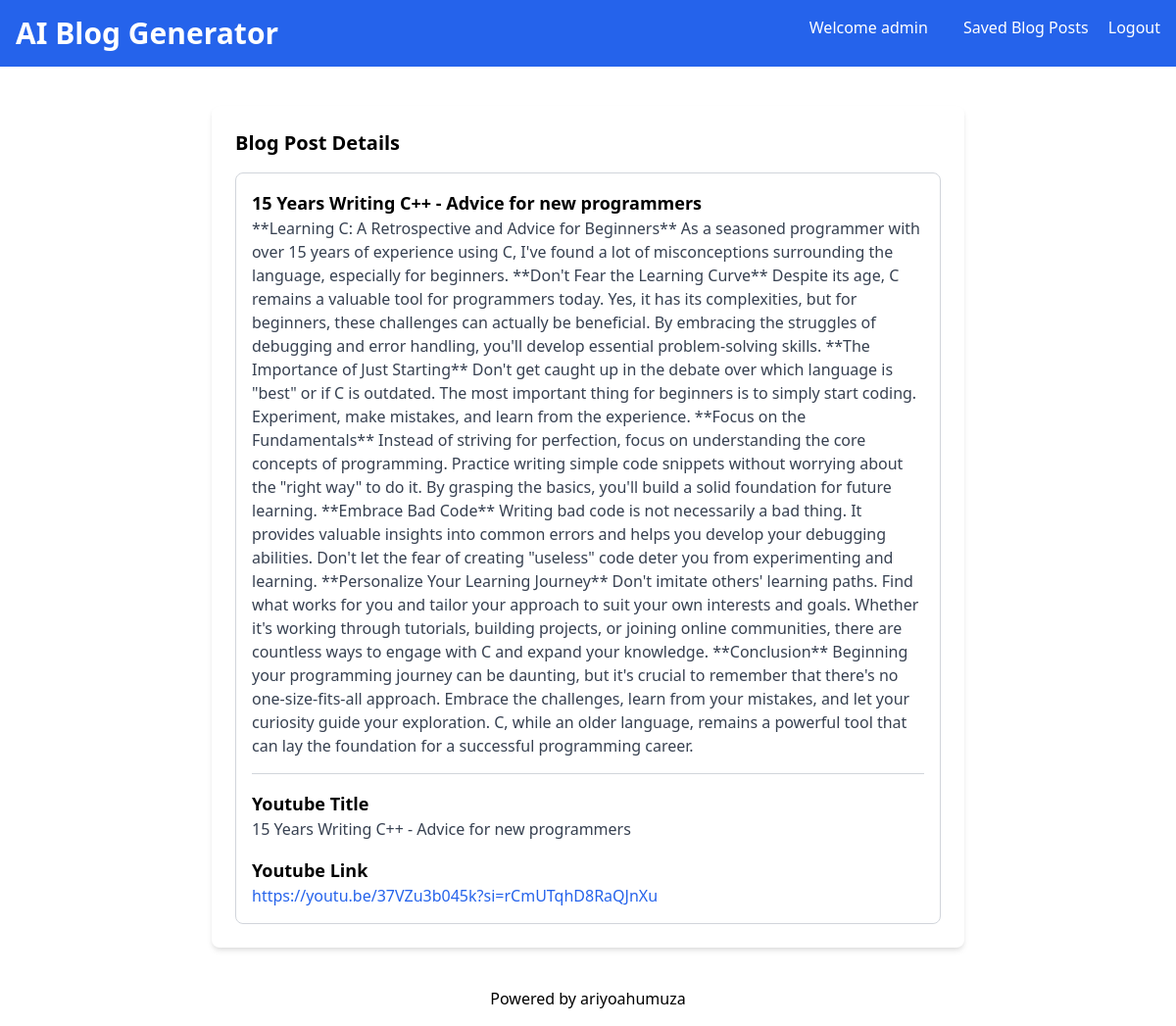
The page /blog-details/2/ (signed in) on the database its author committed.
### blog_generator/models.py (models this page shows, shortened)
class BlogPost(models.Model):
    user = models.ForeignKey(User, on_delete=models.CASCADE)
    youtube_title = models.CharField(max_length=300)
    youtube_link = models.URLField()
    generated_content = models.TextField()
    created_at = models.DateTimeField(auto_now_add=True)

### blog_generator/views.py (the view)
# urls.py: path('blog-details/<int:pk>/', views.blog_details, name='blog-details'),
def blog_details(request, pk):
    blog_article_detail = BlogPost.objects.get(id=pk)
    if request.user == blog_article_detail.user:
        return render(request, 'blog-details.html', { 'blog_article_detail' : blog_article_detail })

### templates/blog-details.html (shortened to what this page needs)
<!DOCTYPE html>
<html lang="en">
<head>
    <link href="https://cdn.jsdelivr.net/npm/tailwindcss@2.2.19/dist/tailwind.min.css" rel="stylesheet">
</head>
<body class="bg-grat-100 font-sans antialiased">
    <nav class="bg-blue-600 p-4 text-white flex justify-between">
        <div>
            <h1 class="text-3xl font-bold">AI Blog Generator</h1>
        </div>
        <div>
            <a href="#" class="text-white hover:underline mx-4">Welcome {{ user.username }}</a>
            <a href="{% url 'blog_generator:blog-list' %}" class="text-white hover:underline mx-4">Saved Blog Posts</a>
            <a href="{% url 'blog_generator:logout' %}" class="text-white hover:underline">Logout</a>
        </div>
    </nav>
    <div class="container mx-auto mt-10 px-4 sm:px-0">
        <div class="max-w-3xl mx-auto bg-white p-6 rounded-lg shadow-md">
            <section>
                <h2 class="text-xl mb-4 font-semibold">Blog Post Details</h2>
                <div class="border border-gray-300 p-4 rounded-lg">
                    <h3 class="text-lg font-semibold">{{blog_article_detail.youtube_title}}</h3>
                    <p class="text-gray-700">{{blog_article_detail.generated_content}}</p>
                    <hr class="my-4 border-gray-300">
                    <h4 class="text-lg font-semibold">Youtube Title</h4>
                    <p class="text-gray-700">{{blog_article_detail.youtube_title}}</p>
                    <h4 class="text-lg font-semibold mt-4">Youtube Link</h4>
                    <a href="{{blog_article_detail.youtube_link}}" class="text-blue-600 hover:underline">{{blog_article_detail.youtube_link}}</a>
                </div>
            </section>
        </div>
    </div>
    <footer class="text-center p-4 text-blacl mt-6">
        Powered by <a href="https://twitter.com/AriyoAdventures">ariyoahumuza</a>
    </footer>
</body>
</html>

### rows shown on the page
BlogPost: youtube_title "15 Years Writing C++ - Advice for new programmers", generated_content "**Learning C: A Retrospective and Advice for Beginners** As a seasoned programmer with over 15 years of experience using C, I've found a lot of misconceptions surrounding the language, especially for beginners. **Don't Fear the Learning Curve** Despite its age, C remains a valuable tool for programmers today. Yes, it has its complexities, but for beginners, these challenges can actually be beneficial. By embracing the struggles of debugging and error handling, you'll develop essential problem-solving skills. **The Importance of Just Starting** Don't get caught up in the debate over which language is \"best\" or if C is outdated. The most important thing for beginners is to simply start…", youtube_link "https://youtu.be/37VZu3b045k?si=rCmUTqhD8RaQJnXu"

### other values the page prints
{{ user.username }} "admin"
